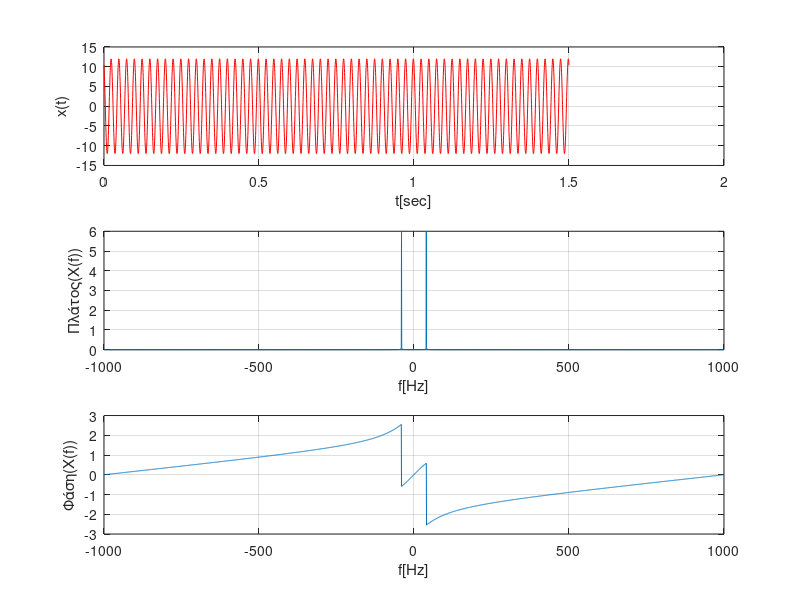

MATLAB code for this plot:
% Φάσμα ημιτονοειδούς σήματος
clear all,close all,clc
f=40;
Fs=2000;
Ts=1/Fs;
A=12;
phase=2*pi/3;
t=0:Ts:1.5;
x=A*sin(2*pi*f*t+phase);
N=length(t);
figure(1)
subplot(311),plot(t,x,'r'),grid on,xlabel('t[sec]'),ylabel('x(t)')
Xf=fftshift(fft(x))/N;
BW=Fs; % BandWidth=10^4=10kHz
df=BW/N; %βήμα στη συχνότητα
f=-BW/2:df:BW/2-df;
subplot(312),plot(f,abs(Xf)),grid on,xlabel('f[Hz]'),ylabel('Πλάτος(X(f))') % φάσμα πλάτους
subplot(313),plot(f,angle(Xf)),grid on,xlabel('f[Hz]'),ylabel('Φάση(X(f))') % φάσμα φάσης
